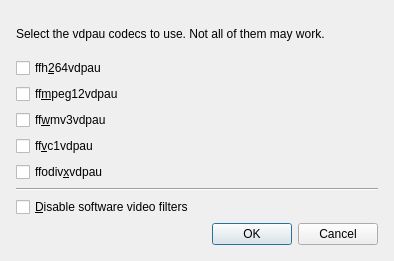
<?xml version="1.0" encoding="UTF-8"?>
<ui version="4.0">
 <class>Gui::Pref::TVDPAUProperties</class>
 <widget class="QDialog" name="Gui::Pref::TVDPAUProperties">
  <property name="geometry">
   <rect>
    <x>0</x>
    <y>0</y>
    <width>394</width>
    <height>261</height>
   </rect>
  </property>
  <property name="windowTitle">
   <string>VDPAU Properties</string>
  </property>
  <layout class="QVBoxLayout">
   <property name="margin">
    <number>16</number>
   </property>
   <item>
    <widget class="QLabel" name="label">
     <property name="text">
      <string>Select the vdpau codecs to use. Not all of them may work.</string>
     </property>
     <property name="wordWrap">
      <bool>true</bool>
     </property>
    </widget>
   </item>
   <item>
    <widget class="QCheckBox" name="ffh264vdpau_check">
     <property name="text">
      <string>ffh&amp;264vdpau</string>
     </property>
    </widget>
   </item>
   <item>
    <widget class="QCheckBox" name="ffmpeg12vdpau_check">
     <property name="text">
      <string>ff&amp;mpeg12vdpau</string>
     </property>
    </widget>
   </item>
   <item>
    <widget class="QCheckBox" name="ffwmv3vdpau_check">
     <property name="text">
      <string>ff&amp;wmv3vdpau</string>
     </property>
    </widget>
   </item>
   <item>
    <widget class="QCheckBox" name="ffvc1vdpau_check">
     <property name="text">
      <string>ff&amp;vc1vdpau</string>
     </property>
    </widget>
   </item>
   <item>
    <widget class="QCheckBox" name="ffodivxvdpau_check">
     <property name="text">
      <string>ffodiv&amp;xvdpau</string>
     </property>
    </widget>
   </item>
   <item>
    <widget class="Line" name="line">
     <property name="orientation">
      <enum>Qt::Horizontal</enum>
     </property>
    </widget>
   </item>
   <item>
    <widget class="QCheckBox" name="disable_filters_check">
     <property name="text">
      <string>&amp;Disable software video filters</string>
     </property>
    </widget>
   </item>
   <item>
    <widget class="QDialogButtonBox" name="buttonBox">
     <property name="orientation">
      <enum>Qt::Horizontal</enum>
     </property>
     <property name="standardButtons">
      <set>QDialogButtonBox::Cancel|QDialogButtonBox::Ok</set>
     </property>
    </widget>
   </item>
  </layout>
 </widget>
 <resources/>
 <connections>
  <connection>
   <sender>buttonBox</sender>
   <signal>accepted()</signal>
   <receiver>Gui::Pref::TVDPAUProperties</receiver>
   <slot>accept()</slot>
   <hints>
    <hint type="sourcelabel">
     <x>248</x>
     <y>254</y>
    </hint>
    <hint type="destinationlabel">
     <x>157</x>
     <y>274</y>
    </hint>
   </hints>
  </connection>
  <connection>
   <sender>buttonBox</sender>
   <signal>rejected()</signal>
   <receiver>Gui::Pref::TVDPAUProperties</receiver>
   <slot>reject()</slot>
   <hints>
    <hint type="sourcelabel">
     <x>316</x>
     <y>260</y>
    </hint>
    <hint type="destinationlabel">
     <x>286</x>
     <y>274</y>
    </hint>
   </hints>
  </connection>
 </connections>
</ui>
